Frame 1 (no input): blank canvas, image omitted
Frame 60 (the mouse pressed at the canvas centre just before this capture): blank canvas, image omitted
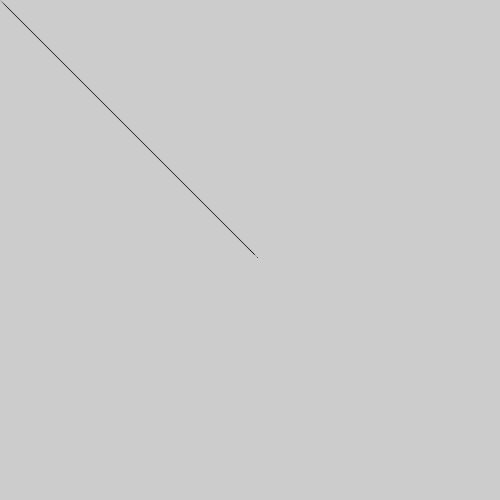
Frame 120 (the mouse held since frame 60 and released just before this capture)

The Processing sketch whose frames 1 and 60 were blank and that drew this single picture after the mouse press (run headless with seeded random() and noise(); from frame 60 on, the mouse is pressed at the canvas centre):

// Processing sketch: processing_11634
// ── processing_11634.pde

void setup() {
  size(500, 500);
  smooth();
}

void draw() {
  if(mousePressed == true){
    blurredLine(pmouseX, pmouseY, mouseX, mouseY);
  }
}

void blurredLine(float x1, float y1, float x2, float y2) { 
  stroke(0,0,0,random(0,200));
  strokeWeight(0.3);
  line(x1, y1, x2, y2);
  line(x1 +1, y1 +1, x2 +1, y2 +1);
  line(x1 +2, y1 +2, x2 +2, y2 +2);
  strokeWeight(0.5);
  line(x1 +3, y1 +3, x2 +3, y2 +3);
  strokeWeight(0.3);
  line(x1 +4, y1 +4, x2 +4, y2 +4);
  line(x1 +7, y1 +7, x2 +7, y2 +7);
}

void keyPressed() {
  //キーボートをクリックしたときに画像を保存
  save("blurredLine.png");
}
